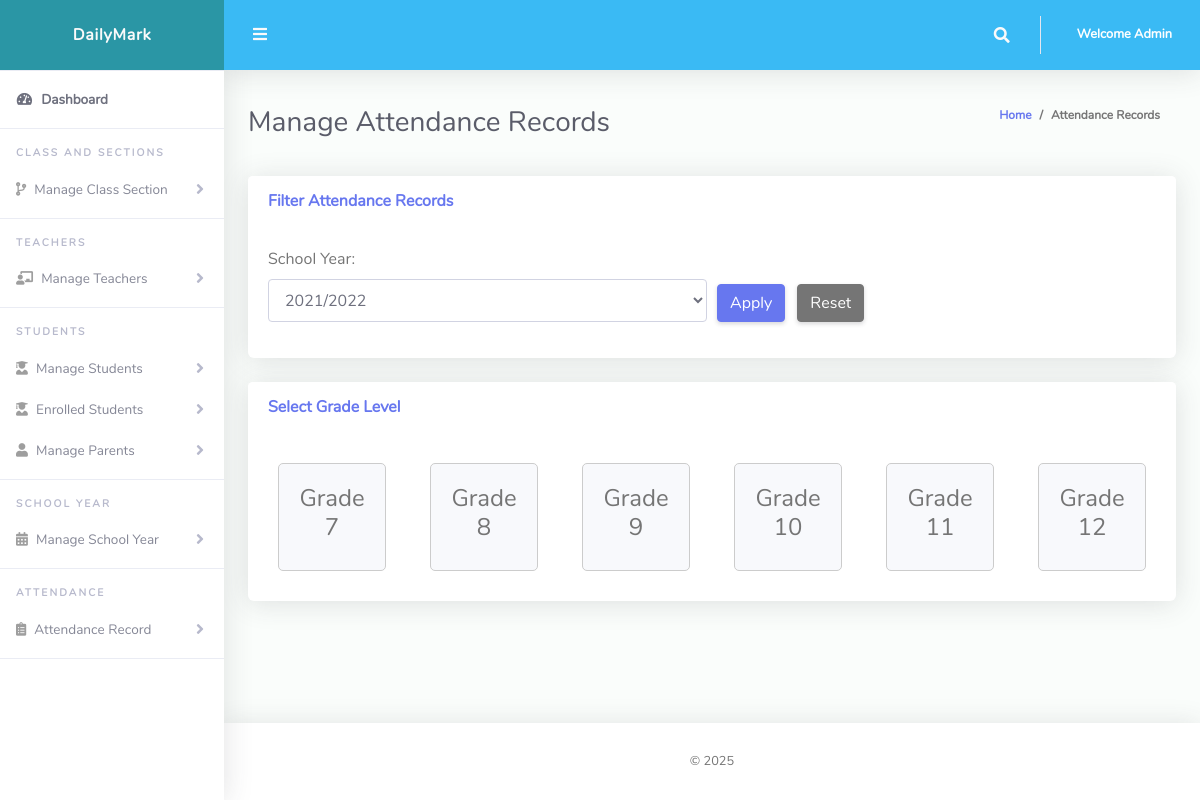
Page /Admin/manageAttendance.php?schoolYear=1 (signed in) on the committed database.
### tables this page shows
CREATE TABLE `tblclass` (
  `Id` int(10) NOT NULL AUTO_INCREMENT,
  `className` varchar(255) NOT NULL,
  PRIMARY KEY (`Id`)
);

### Admin/manageAttendance.php (the view, shortened to what this page needs)
<?php
include '../Includes/dbcon.php';
$querySchoolYears = mysqli_query($conn, "SELECT * FROM tblsessionterm ORDER BY Id DESC");
$schoolYears = array();
while($row = mysqli_fetch_assoc($querySchoolYears)) {
    $schoolYears[] = $row;
}
$queryClasses = mysqli_query($conn, "SELECT * FROM tblclass ORDER BY Id ASC");
$selectedSchoolYear = isset($_GET['schoolYear']) ? $_GET['schoolYear'] : '';
$selectedGrade = isset($_GET['grade']) ? $_GET['grade'] : '';
?>
<!DOCTYPE html>
<html lang="en">
<head>
  <link href="../vendor/fontawesome-free/css/all.min.css" rel="stylesheet" type="text/css">
  <link href="../vendor/bootstrap/css/bootstrap.min.css" rel="stylesheet" type="text/css">
  <link href="css/ruang-admin.min.css" rel="stylesheet">
</head>
<body id="page-top">
  <div id="wrapper">
    <?php include "Includes/sidebar.php"; ?>
    <div id="content-wrapper" class="d-flex flex-column">
      <div id="content">
        <?php include "Includes/topbar.php"; ?>
        <div class="container-fluid" id="container-wrapper">
          <div class="d-sm-flex align-items-center justify-content-between mb-4">
            <h1 class="h3 mb-0 text-gray-800">Manage Attendance Records</h1>
            <ol class="breadcrumb">
              <li class="breadcrumb-item"><a href="./">Home</a></li>
              <li class="breadcrumb-item active" aria-current="page">Attendance Records</li>
            </ol>
          </div>
          <div class="row">
            <div class="col-lg-12">
              <div class="card mb-4">
                <div class="card-header py-3 d-flex flex-row align-items-center justify-content-between">
                  <h6 class="m-0 font-weight-bold text-primary">Filter Attendance Records</h6>
                </div>
                <div class="card-body">
                  <form method="get" action="">
                    <div class="form-row">
                      <div class="col-md-6">
                        <div class="form-group">
                          <label for="schoolYear">School Year:</label>
                          <select class="form-control" name="schoolYear" id="schoolYear">
                            <?php
                            foreach($schoolYears as $year):
                                $selected = ($selectedSchoolYear == $year['Id']) ? 'selected' : '';
                            ?>
                                <option value="<?php echo $year['Id']; ?>" <?php echo $selected; ?>>
                                    <?php echo $year['sessionName']; ?>
                                </option>
                            <?php endforeach; ?>
                          </select>
                        </div>
                      </div>
                      <div class="col-md-6 d-flex align-items-end">
                        <div class="form-group">
                          <button type="submit" class="btn btn-primary">Apply</button>
                          <a href="manageAttendance.php" class="btn btn-secondary ml-2">Reset</a>
                        </div>
                      </div>
                    </div>
                  </form>
                </div>
              </div>
            </div>
          </div>
          <?php if($selectedSchoolYear): ?>
          <div class="row">
            <div class="col-lg-12">
              <div class="card mb-4">
                <div class="card-header py-3 d-flex flex-row align-items-center justify-content-between">
                  <h6 class="m-0 font-weight-bold text-primary">Select Grade Level</h6>
                </div>
                <div class="card-body">
                  <div class="row">
                    <?php
                    while($classRow = mysqli_fetch_assoc($queryClasses)) {
                        $isSelected = ($selectedGrade == $classRow['Id']) ? 'selected' : '';
                        echo '<div class="col-md-2">';
                        echo '<div class="grade-box '.$isSelected.'" data-grade-id="'.$classRow['Id'].'" onclick="selectGrade(\''.$classRow['Id'].'\')">';
                        echo '<h4>'.$classRow['className'].'</h4>';
                        echo '</div>';
                        echo '</div>';
                    }
                    ?>
                  </div>
                </div>
              </div>
            </div>
          </div>
          <?php endif; ?>
        </div>
      </div>
      <?php include "Includes/footer.php"; ?>
    </div>
  </div>
</body>
</html>

### Admin/Includes/topbar.php (shortened to what this page needs)
<?php
  $query = "SELECT * FROM tbladmin WHERE Id = ".$_SESSION['userId']."";
  $rs = $conn->query($query);
  $rows = $rs->fetch_assoc();
  $fullName = $rows['firstName']." ".$rows['lastName'];
?>
<nav class="navbar navbar-expand navbar-light bg-info topbar mb-4 static-top">
          <button id="sidebarToggleTop" class="btn btn-link rounded-circle mr-3">
            <i class="fa fa-bars"></i>
          </button>
          <ul class="navbar-nav ml-auto">
            <li class="nav-item dropdown no-arrow">
              <a class="nav-link dropdown-toggle" href="#" id="searchDropdown" role="button" data-toggle="dropdown"
                aria-haspopup="true" aria-expanded="false">
                <i class="fas fa-search fa-fw"></i>
              </a>
            </li>
            <li class="nav-item dropdown no-arrow">
              <a class="nav-link dropdown-toggle" href="#" id="userDropdown" role="button" data-toggle="dropdown"
                aria-haspopup="true" aria-expanded="false">
                <span class="ml-2 d-none d-lg-inline text-white small"><b>Welcome <?php echo $fullName;?></b></span>
              </a>
            </li>
          </ul>
        </nav>

### Admin/manageAttendance.php (style rules this page uses)
.grade-box { border: 1px solid #ccc; border-radius: 5px; padding: 20px; margin: 10px; text-align: center; transition: all 0.3s ease; background-color: #f8f9fc; }

### rows in the picture
tblclass: className "Grade 7"
tblclass: className "Grade 8"
tblclass: className "Grade 9"
tblclass: className "Grade 10"
tblclass: className "Grade 11"
tblclass: className "Grade 12"

### other values in the picture
$fullName "Admin"
form field schoolYear "2021/2022"
